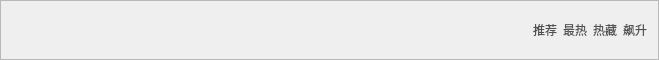
                                <widget class="QFrame" name="frame_tab_index_music_m_m_2">
                                 <property name="minimumSize">
                                  <size>
                                   <width>0</width>
                                   <height>30</height>
                                  </size>
                                 </property>
                                 <property name="maximumSize">
                                  <size>
                                   <width>16777215</width>
                                   <height>60</height>
                                  </size>
                                 </property>
                                 <property name="styleSheet">
                                  <string notr="true">QPushButton{
	border:none;
	color:rgb(81, 81, 81);
}
QPushButton:hover{  
	padding-bottom:4px; 
	;
	color: qlineargradient(spread:pad, x1:0, y1:0, x2:1, y2:1, stop:0 rgba(214, 87, 255, 255), stop:0.852273 rgba(27, 130, 255, 255));
}
</string>
                                 </property>
                                 <property name="frameShape">
                                  <enum>QFrame::StyledPanel</enum>
                                 </property>
                                 <property name="frameShadow">
                                  <enum>QFrame::Raised</enum>
                                 </property>
                                 <layout class="QHBoxLayout" name="horizontalLayout_25">
                                  <item>
                                   <spacer name="horizontalSpacer_8">
                                    <property name="orientation">
                                     <enum>Qt::Horizontal</enum>
                                    </property>
                                    <property name="sizeHint" stdset="0">
                                     <size>
                                      <width>483</width>
                                      <height>7</height>
                                     </size>
                                    </property>
                                   </spacer>
                                  </item>
                                  <item>
                                   <widget class="QPushButton" name="pushButton_tab_reco_music_Refresh">
                                    <property name="minimumSize">
                                     <size>
                                      <width>0</width>
                                      <height>20</height>
                                     </size>
                                    </property>
                                    <property name="styleSheet">
                                     <string notr="true">padding-bottom:2px</string>
                                    </property>
                                    <property name="text">
                                     <string/>
                                    </property>
                                    <property name="icon">
                                     <iconset resource="../pic/icon.qrc">
                                      <normaloff>:/icon/icon/refresh.png</normaloff>:/icon/icon/refresh.png</iconset>
                                    </property>
                                    <property name="iconSize">
                                     <size>
                                      <width>14</width>
                                      <height>14</height>
                                     </size>
                                    </property>
                                    <property name="checkable">
                                     <bool>true</bool>
                                    </property>
                                    <property name="checked">
                                     <bool>true</bool>
                                    </property>
                                   </widget>
                                  </item>
                                  <item>
                                   <widget class="QPushButton" name="pushButton_tab_reco_music_reco">
                                    <property name="minimumSize">
                                     <size>
                                      <width>0</width>
                                      <height>20</height>
                                     </size>
                                    </property>
                                    <property name="text">
                                     <string>推荐</string>
                                    </property>
                                    <property name="checkable">
                                     <bool>true</bool>
                                    </property>
                                    <property name="checked">
                                     <bool>true</bool>
                                    </property>
                                   </widget>
                                  </item>
                                  <item>
                                   <widget class="QPushButton" name="pushButton_tab_reco_music_hot">
                                    <property name="minimumSize">
                                     <size>
                                      <width>0</width>
                                      <height>20</height>
                                     </size>
                                    </property>
                                    <property name="text">
                                     <string>最热</string>
                                    </property>
                                   </widget>
                                  </item>
                                  <item>
                                   <widget class="QPushButton" name="pushButton_tab_index_music_collection">
                                    <property name="minimumSize">
                                     <size>
                                      <width>0</width>
                                      <height>20</height>
                                     </size>
                                    </property>
                                    <property name="text">
                                     <string>热藏</string>
                                    </property>
                                   </widget>
                                  </item>
                                  <item>
                                   <widget class="QPushButton" name="pushButton_tab_index_music_rise">
                                    <property name="minimumSize">
                                     <size>
                                      <width>0</width>
                                      <height>20</height>
                                     </size>
                                    </property>
                                    <property name="text">
                                     <string>飙升</string>
                                    </property>
                                   </widget>
                                  </item>
                                 </layout>
                                </widget>
